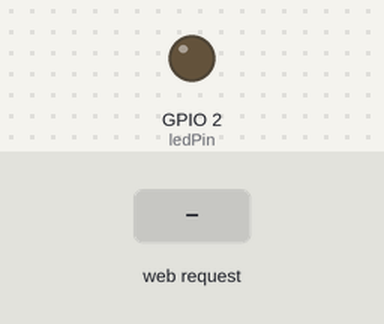
Bench run of a sketch on a simulated ESP32. Parts: output pins drawn as LEDs (lit = HIGH). The inputs (shaded band) are chosen by the test bench. WiFi joins after 1.5 s; servers stay silent unless stated; what the sketch prints to the serial monitor is not drawn.

Above: at 2.7 s.
2.8 s: HTTP request GET /on received
At 3.5 s:
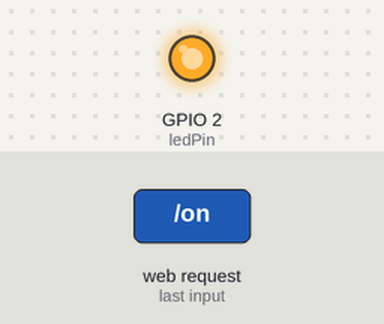
4.3 s: HTTP request GET /off received
At 4.7 s:
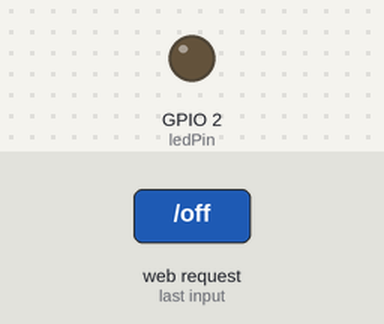
Timing chart, 0 to 7.3 s (numbered marks = the images above; inputs shaded):
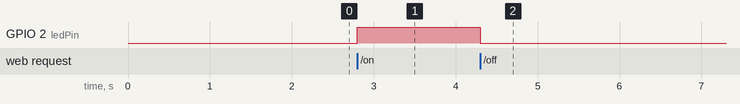

The sketch:

web_led_on_off_org.ino
```cpp
#include <WiFi.h>
#include <WebServer.h>


const char* ssid = "BSNL-b59310";
const char* password = "muha6175";

WebServer server(80);

const int ledPin = 2;

void handleRoot() {
  String html = R"rawliteral(
    <!DOCTYPE html>
    <html>
    <head>
      <title>LED Control</title>
      <style>
        body { font-family: Arial, sans-serif; text-align: center; margin-top: 50px; }
        a { display: inline-block; margin: 20px; padding: 15px 30px; background-color: #28a745; color: white; text-decoration: none; font-size: 24px; border-radius: 8px; }
        a.off { background-color: #dc3545; }
      </style>
    </head>
    <body>
      <h1>ESP32 LED Control</h1>
      <a href="/on">Turn ON</a>
      <a href="/off" class="off">Turn OFF</a>
    </body>
    </html>
  )rawliteral";

  server.send(200, "text/html", html);
}

void handleOn() {
  digitalWrite(ledPin, HIGH);
  // Redirect back to root page after turning LED ON
  server.sendHeader("Location", "/");
  server.send(303);
}

void handleOff() {
  digitalWrite(ledPin, LOW);
  // Redirect back to root page after turning LED OFF
  server.sendHeader("Location", "/");
  server.send(303);
}

void setup() {
  Serial.begin(115200);
  pinMode(ledPin, OUTPUT);
  digitalWrite(ledPin, LOW); // Make sure LED is off at start

  WiFi.begin(ssid, password);
  Serial.print("Connecting to WiFi");
  while (WiFi.status() != WL_CONNECTED) {
    delay(500);
    Serial.print(".");
  }
  Serial.println("\nConnected!");
  Serial.print("IP address: ");
  Serial.println(WiFi.localIP());

  server.on("/", handleRoot);
  server.on("/on", handleOn);
  server.on("/off", handleOff);

  server.begin();
  Serial.println("HTTP server started");
}

void loop() {
  server.handleClient();
}
```

Measured:
- after the input at 2.8 s, GPIO 2 (ledPin): LOW → HIGH at once
- after the input at 4.3 s, GPIO 2 (ledPin): HIGH → LOW at once
